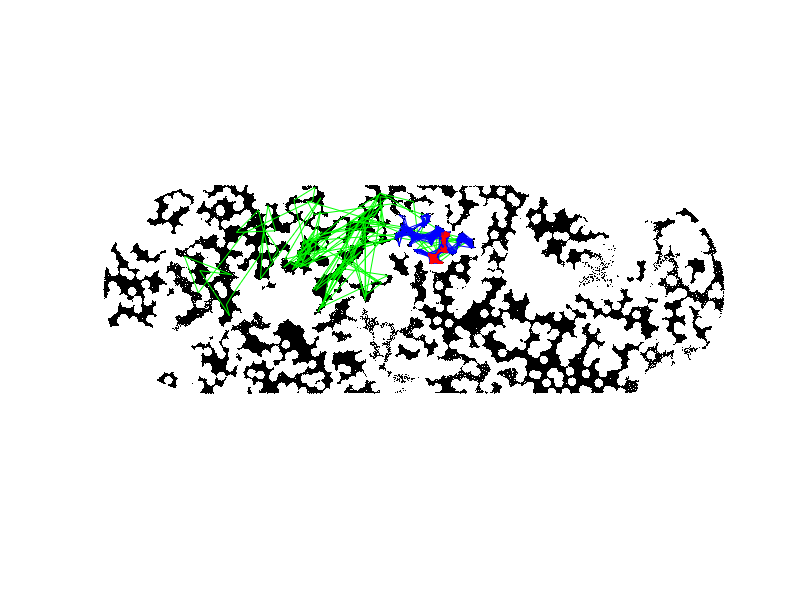
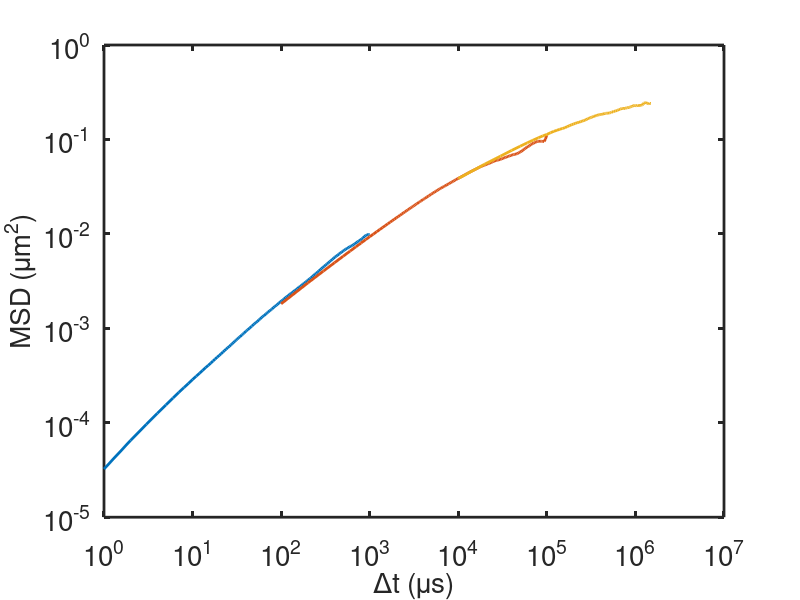
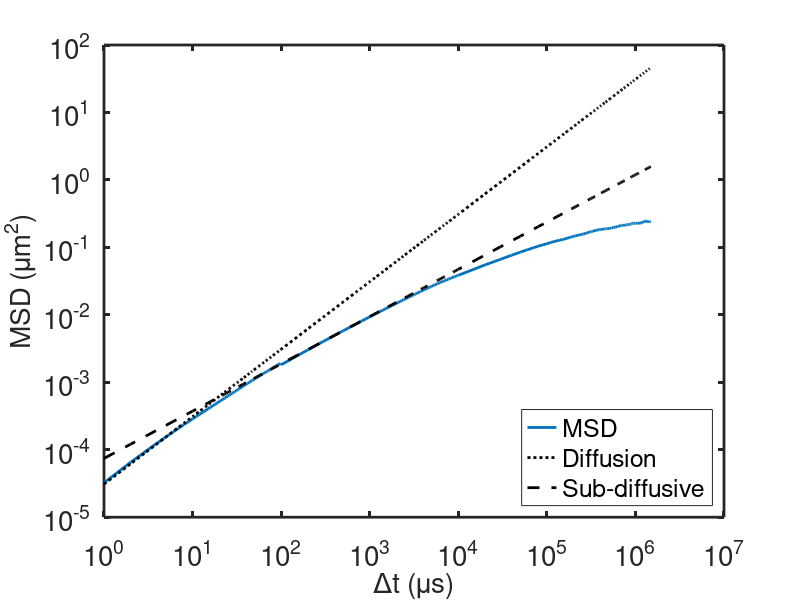

The MATLAB source for these figures, in order:
% Biophysics PS2
% Please copy this file to the folder containing 'PS2data'

clear;
clc;

%% Load Data
load('PS2data');

dts = [1,100, 10e3]; % units of us
arrs = {locs1us, locs100us, locs10ms}; % units of um

%% Plot Data
figure(1);
clf;
for i=1:3
    arr = arrs{i};
    plot(arr(:,:,1), arr(:,:,2), 'k.', 'MarkerSize', .1);
    hold on;
end

cols = 'rbg';
for i=3:-1:1
    arr = arrs{i};
    plot(arr(:,1,1), arr(:,1,2), [cols(i) '-'], 'LineWidth', .1);
    hold on;
end

axis equal;
axis off;
saveas(gcf, 'cell-trajectories.png');

%% Calculate MSDs
figure(1); clf; hold on; box on;
set(gca, 'fontsize', 20, 'linewidth', 2, 'xscale', 'log', 'yscale', 'log');
xlabel('\Deltat (\mus)', 'fontsize', 20);
ylabel('MSD (\mum^2)', 'fontsize', 20);

MSDs3 = {};
ns3 = {};
for i=1:3
    arr = arrs{i};
    [tlen, Np, Ndim] = size(arr);
    ixs = unique(round(logspace(0, log10(tlen-1), 200)));
    MSDs = zeros(size(ixs));
    for j = 1:length(ixs)
        ix = ixs(j);
        dr = arr(1:end-ix,:,:) - arr(1+ix:end, :, :);
        drmag = dr(:,:,1).^2+dr(:,:,2).^2;
        %drmag = sum(dr.^2, 3);
        MSDs(j) = mean2(drmag);
    end
    
    plot(ixs * dts(i), MSDs, 'linewidth', 2);
    
    ns3{i} = ixs;
    MSDs3{i} = MSDs;
end

hgexport(gcf, 'three-MSDs.eps');

%% Calculate The Diffusion Coefficient and the Scaling Exponent
ix1 = ns3{1} * dts(1) < min(ns3{2}) * dts(2);
ix2 = ns3{2} * dts(2) < min(ns3{3}) * dts(3);

alldts = [ns3{1}(ix1)*dts(1), ns3{2}(ix2)*dts(2), ns3{3}*dts(3)];
allMSDs = [MSDs3{1}(ix1), MSDs3{2}(ix2), MSDs3{3}];

figure(3); clf; hold on; box on;
set(gca, 'fontsize', 20, 'linewidth', 2, 'xscale', 'log', 'yscale', 'log');
xlabel('\Deltat (\mus)', 'fontsize', 20);
ylabel('MSD (\mum^2)', 'fontsize', 20);

plot(alldts, allMSDs, 'linewidth', 2);

% Diffussion
ix = alldts < 10;
D = mean(allMSDs(ix) ./ alldts(ix)) / 4; % D=7.7337e-06 um^2/us
plot(alldts, 4*D*alldts, 'k:', 'linewidth', 2);

% Sub-diffusive
ix = (50 < alldts) & (alldts < 1000);
Y = log(allMSDs(ix));
X = log(alldts(ix));
fits = polyfit(X, Y, 1);
expt = fits(1);
C = exp(fits(2)); % C=7.4377e-05, expt=0.7008
plot(alldts, C .* (alldts.^expt), 'k--', 'linewidth', 2');

legend('MSD', 'Diffusion', 'Sub-diffusive', 'location', 'southeast');

hgexport(gcf, 'MSD-fit.eps');


